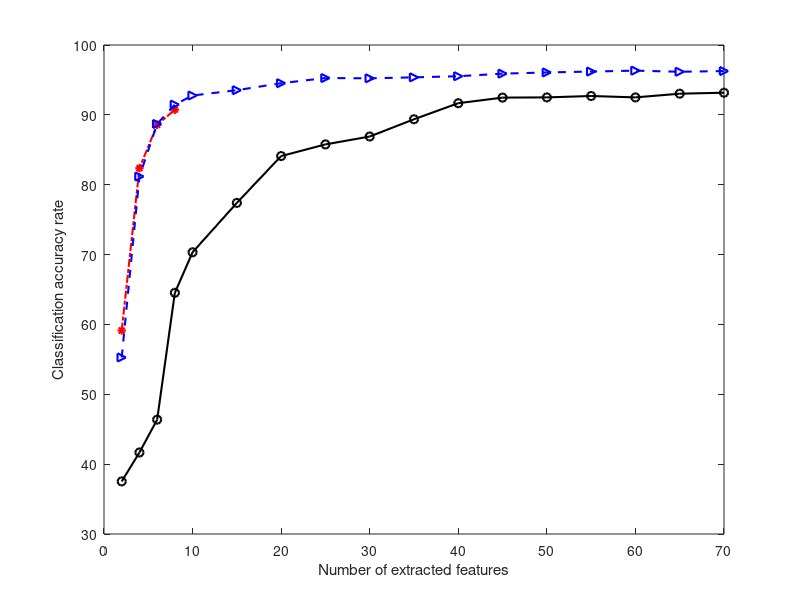

Reproduce this figure in MATLAB. (Note: this script raises an error after producing the figure.)
clear;
x0=[1,2,3,4,5,6,7,8]
x1=[2,4,6,8]
x2=[2,4,6,8,10,15,20,25,30,35,40,45,50,55,60,65,70];


y1=[59.13,82.37,88.57,90.73];
%y2=[33.67,54.03,78.7,86.9,89.86,93.7,95.06,95.86,95.76,95.96,96.13,96.03,95.8,95.8,95.7,95.7,95.6]
y3=[37.53,41.67,46.37,64.53,70.33,77.4,84.1,85.77,86.9,89.37,91.67,92.47,92.5,92.7,92.5,93.03,93.17]
y4=[55.27,81.18,88.7,91.47,92.77,93.53,94.53,95.27,95.23,95.37,95.53,95.9,96.07,96.2,96.33,96.17,96.27]
figure(1)
plot(x1,y1,'r*-.','LineWidth',1.5);
hold on;
%plot(x2,y2,'ms-.','LineWidth',1.5);
hold on
plot(x2,y3,'ko-','LineWidth',1.5);
hold on
plot(x2,y4,'b>--','LineWidth',1.5);
hold on
%plot(x2,y5,'g+:','LineWidth',1.5);
% xlabel('Number of extracted features','FontName','Times New Roman');
% ylabel('Classification accuracy rate','FontName','Times New Roman');

xlabel('Number of extracted features');
ylabel('Classification accuracy rate');
legend('LDA','PCA','GLDA-TRA','BFE','LSBFE',0)
%set(gca, 'LineWidth', 1.5);

export_fig test.eps -painters -transparent
